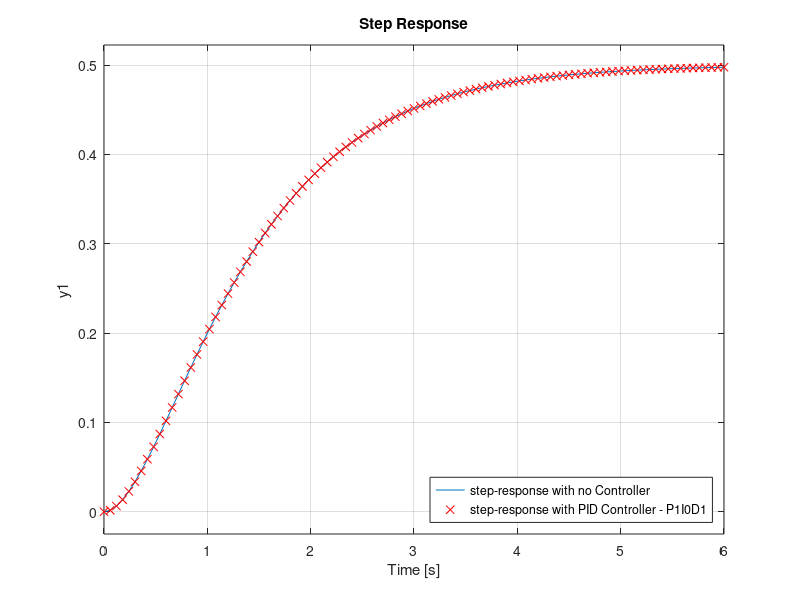
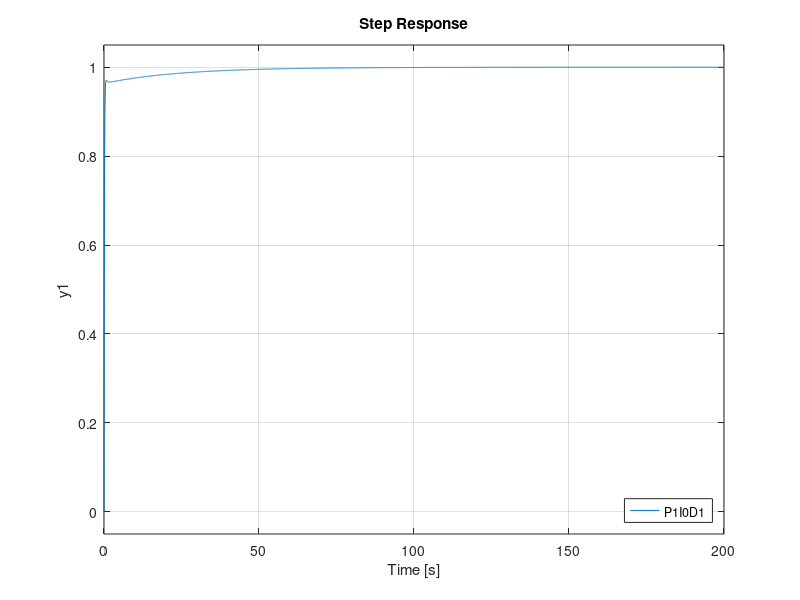
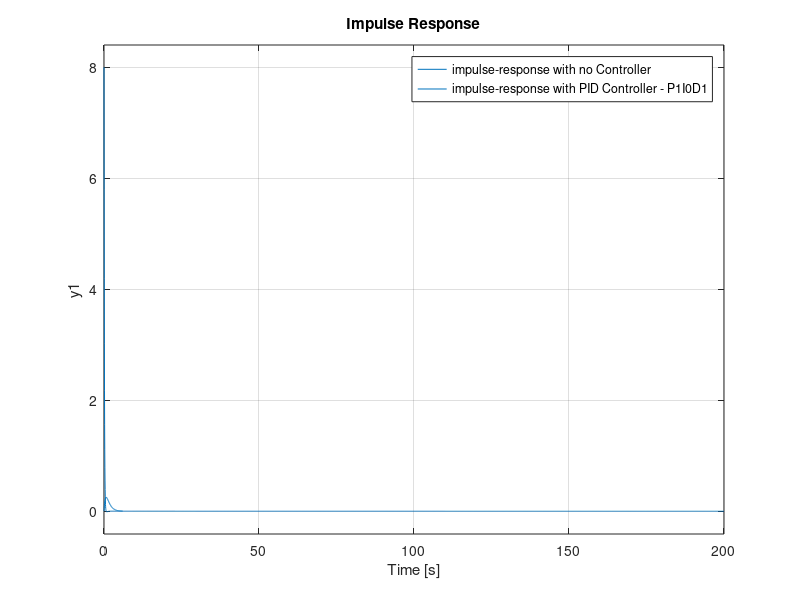
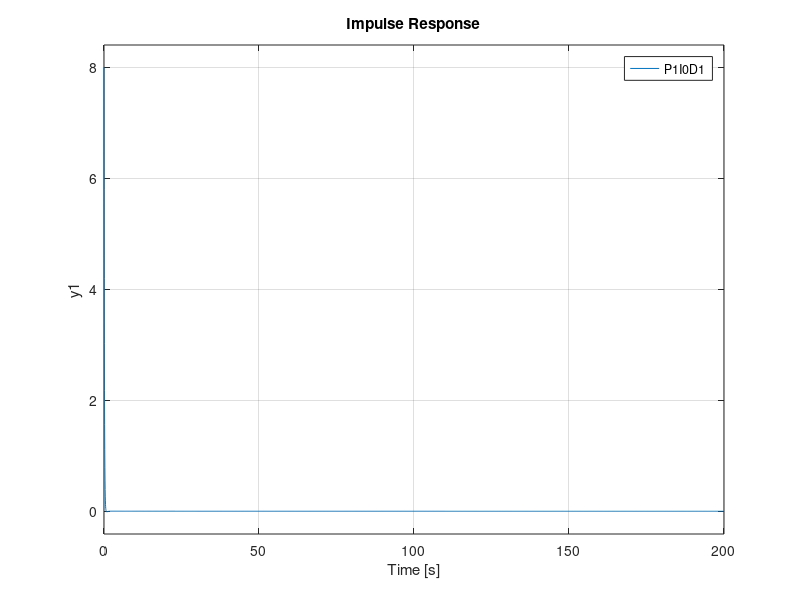

Here is the MATLAB script that generated these plots, in order:
% *************************************************************************
% By        : Jabed-Akhtar (github)
% date      : 01.04.2022
% *************************************************************************
% file      : PIDController_eg1.m
% brief     :
% *************************************************************************
% script (this) related infos:
%   - a source used within this script: https://youtu.be/lfMMPe7s9nU
%   - evicences/pics can be found at location: '../docs_images__/PIDController_eg1_***.png'
% *************************************************************************
% Descriptions:
%   - ---
% *************************************************************************

clc; clear; close all;

%% Variables --------------------------------------------------------------
H = [1]; % feedback

%% Transfer function of Plant ---------------------------------------------
num = [1];
den = [1 3 1];

Gp = tf(num, den) % transfer-function of plant

%% Closed-loop tf with No controller  -------------------------------------
M_noController = feedback(Gp, H)

%% Defining PID Controller ----------------------------------
Kp = 1;
Ki = 0;
Kd = 0;

Gc = pid(Kp, Ki, Kd);

%% Closed-loop tf with Controller  ----------------------------------------
M_withController = feedback(Gc*Gp, H)

%% Step response ----------------------------------------------------------
figure(1)
step(M_noController)
hold on; grid;
step(M_withController, 'xr')
legend('step-response with no Controller', 'step-response with PID Controller - P1I0D1','Location','southeast')

%% Plotting Step responses with varoius PID variables ---------------------
Kp = [1 5 10 20 24];
Ki = [0 0 0 1 1];
Kd = [0 2 6 7 8];
figure(2)
title('step-response with PID Controller')
hold on; grid;
for n=1:5
    Gc = pid(Kp(n), Ki(n), Kd(n));
    M_withController = feedback(Gc*Gp, H);
    step(M_withController)
    legend('P1I0D1', 'P5I0D2', 'P10I0D6', 'P20I1D7', 'P24I1D8', 'Location', 'southeast')
end

%% Impulse response ----------------------------------------------------------
figure(3)
impulse(M_noController)
hold on; grid;
xlim([0 6])
impulse(M_withController)
legend('impulse-response with no Controller', 'impulse-response with PID Controller - P1I0D1','Location','northeast')

%% Plotting Impulse responses with varoius PID variables ---------------------
Kp = [1 5 10 20 24];
Ki = [0 0 0 1 1];
Kd = [0 2 6 7 8];
figure(4)
title('impulse-response with PID Controller')
hold on; grid;
xlim([0 6])
for n=1:5
    Gc = pid(Kp(n), Ki(n), Kd(n));
    M_withController = feedback(Gc*Gp, H);
    impulse(M_withController)
    legend('P1I0D1', 'P5I0D2', 'P10I0D6', 'P20I1D7', 'P24I1D8', 'Location', 'northeast')
end

%% Saving all figures -----
saveas(figure(1), 'PIDController_eg1_step_withoutNWithController.png')
saveas(figure(2), 'PIDController_eg1_step_withVariousPIDVariables.png')
saveas(figure(3), 'PIDController_eg1_impulse_withoutNWithController.png')
saveas(figure(4), 'PIDController_eg1_impulse_withVariousPIDVariables.png')


% *************************** END OF FILE *********************************